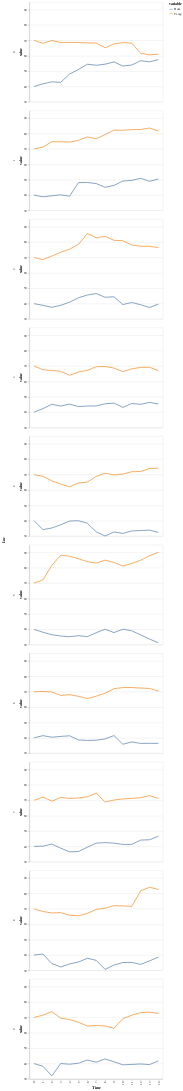

Here is the notebook cell this chart was saved with:
### Code cell
alt.Chart(melted).mark_line().encode(
             x='Time:O',
             y=alt.Y('value:Q', scale=alt.Scale(zero=False)),
             color='variable:N',
             row="Loc"
)

### Figure 1 — Vega-Lite specification as saved in the notebook (floating-point values rounded to 4 significant figures; data arrays with more than 128 entries replaced by an {"elided": "..."} marker saying what was removed)
{"$schema": "https://vega.github.io/schema/vega-lite/v2.4.3.json", "config": {"view": {"height": 300, "width": 400}}, "data": {"values": {"elided": "300 records"}}, "encoding": {"color": {"field": "variable", "type": "nominal"}, "row": {"field": "Loc", "type": "nominal"}, "x": {"field": "Time", "type": "ordinal"}, "y": {"field": "value", "scale": {"zero": false}, "type": "quantitative"}}, "mark": "line"}
